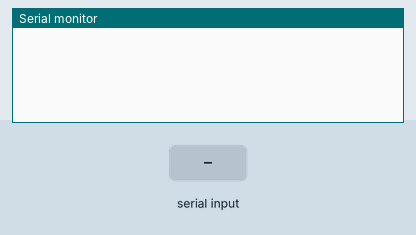
Simulated run of this sketch. Board: ESP32. Shown: the last lines printed to the serial monitor. The test bench sets the inputs (shaded band).

Above: at 1.2 s.
1.3 s: byte 30 received over Serial
At 2.3 s:
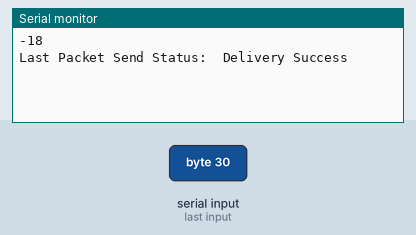
2.8 s: byte 90 received over Serial
At 3.4 s:
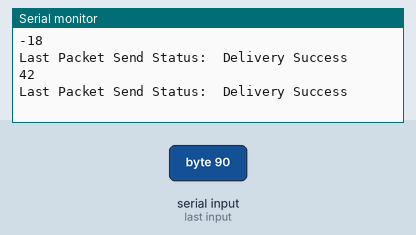
4.3 s: byte 120 received over Serial
At 5.7 s:
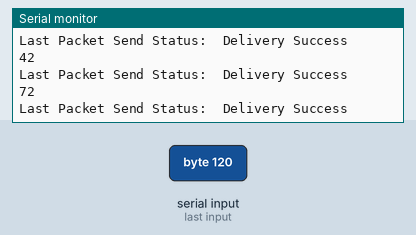

The sketch:

sender.ino
```cpp
// (licence header left out)
#include <esp_now.h>
#include <WiFi.h>

// REPLACE WITH YOUR RECEIVER MAC Address
uint8_t broadcastAddress1[] = {0xE8, 0x6B, 0xEA, 0xC3, 0x0B, 0xB0};  //external esp
uint8_t broadcastAddress2[] = {0xA0, 0xDD, 0x6C, 0x0E, 0xFA, 0xA8};  //external esp
//uint8_t broadcastAddress2[] = {0xA8, 0x42, 0xE3, 0xA8, 0xE4, 0x10};  //drummer

// Structure example to send data
// Must match the receiver structure
typedef struct struct_message_1 {
  bool on; //time during being on/off
  int time; //ms
} struct_message_1;

// Create a struct_message called myData
struct_message_1 time_mess;

esp_now_peer_info_t peerInfo;

// callback when data is sent
void OnDataSent(const uint8_t *mac_addr, esp_now_send_status_t status) {
  Serial.print("\r\nLast Packet Send Status:\t");
  Serial.println(status == ESP_NOW_SEND_SUCCESS ? "Delivery Success" : "Delivery Fail");
}

void setup() {
  // Init Serial Monitor
  Serial.begin(115200);

  // Set device as a Wi-Fi Station
  WiFi.mode(WIFI_STA);

  // Init ESP-NOW
  if (esp_now_init() != ESP_OK) {
    Serial.println("Error initializing ESP-NOW");
    return;
  }

  // Once ESPNow is successfully Init, we will register for Send CB to
  // get the status of Trasnmitted packet
  esp_now_register_send_cb(OnDataSent);

  // Register peer
  peerInfo.channel = 0;
  peerInfo.encrypt = false;

  // Add peer 1
  memcpy(peerInfo.peer_addr, broadcastAddress1, 6);
  if (esp_now_add_peer(&peerInfo) != ESP_OK){
    Serial.println("Failed to add peer");
    return;
  }
  // Add peer 2
  memcpy(peerInfo.peer_addr, broadcastAddress2, 6);
  if (esp_now_add_peer(&peerInfo) != ESP_OK){
    Serial.println("Failed to add peer");
    return;
  }
}

void loop() {
  if(Serial.available())
  {
    time_mess.time = Serial.read() - 0x30;
    while(Serial.available())
    {
      time_mess.time *= 10;
      time_mess.time += Serial.read() - 0x30;
    }
    Serial.println(time_mess.time);
    time_mess.on = !time_mess.on;
    esp_now_send(broadcastAddress1, (uint8_t *) &time_mess, sizeof(time_mess));
  }
  // Send message via ESP-NOW
  //esp_now_send(broadcastAddress1, (uint8_t *) &myData, sizeof(myData));
  //esp_now_send(broadcastAddress2, (uint8_t *) &myData, sizeof(myData));
}
```

Measured:
- after the input at 1.3 s, the serial monitor: prints a new line at once (image 1)
- after the input at 2.8 s, the serial monitor: prints a new line at once (image 2)
- after the input at 4.3 s, the serial monitor: prints a new line at once (image 3)
